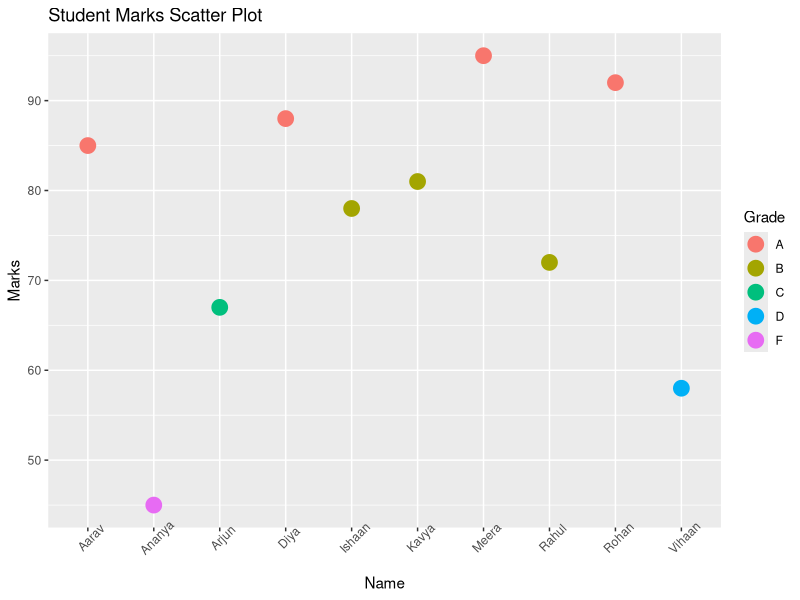

Generate this figure with R:
# Student data frame, subsetting, ggplot2 scatter plot

# Create data frame
students <- data.frame(
  Name = c("Aarav", "Rohan", "Ishaan", "Diya", "Ananya", "Arjun", "Meera", "Rahul", "Kavya", "Vihaan"),
  Marks = c(85,92,78,88,45,67,95,72,81,58),
  Grade = c("A","A","B","A","F","C","A","B","B","D")
)

# Subset above 75
high_scorers <- subset(students, Marks > 75)
print(high_scorers)

# Install and load ggplot2
install.packages("ggplot2", repos="http://cran.rstudio.com/", quiet=TRUE)
library(ggplot2)

dev.new()
ggplot(students, aes(x=Name, y=Marks, color=Grade)) + 
  geom_point(size=5) + 
  ggtitle("Student Marks Scatter Plot") +
  theme(axis.text.x=element_text(angle=45))
